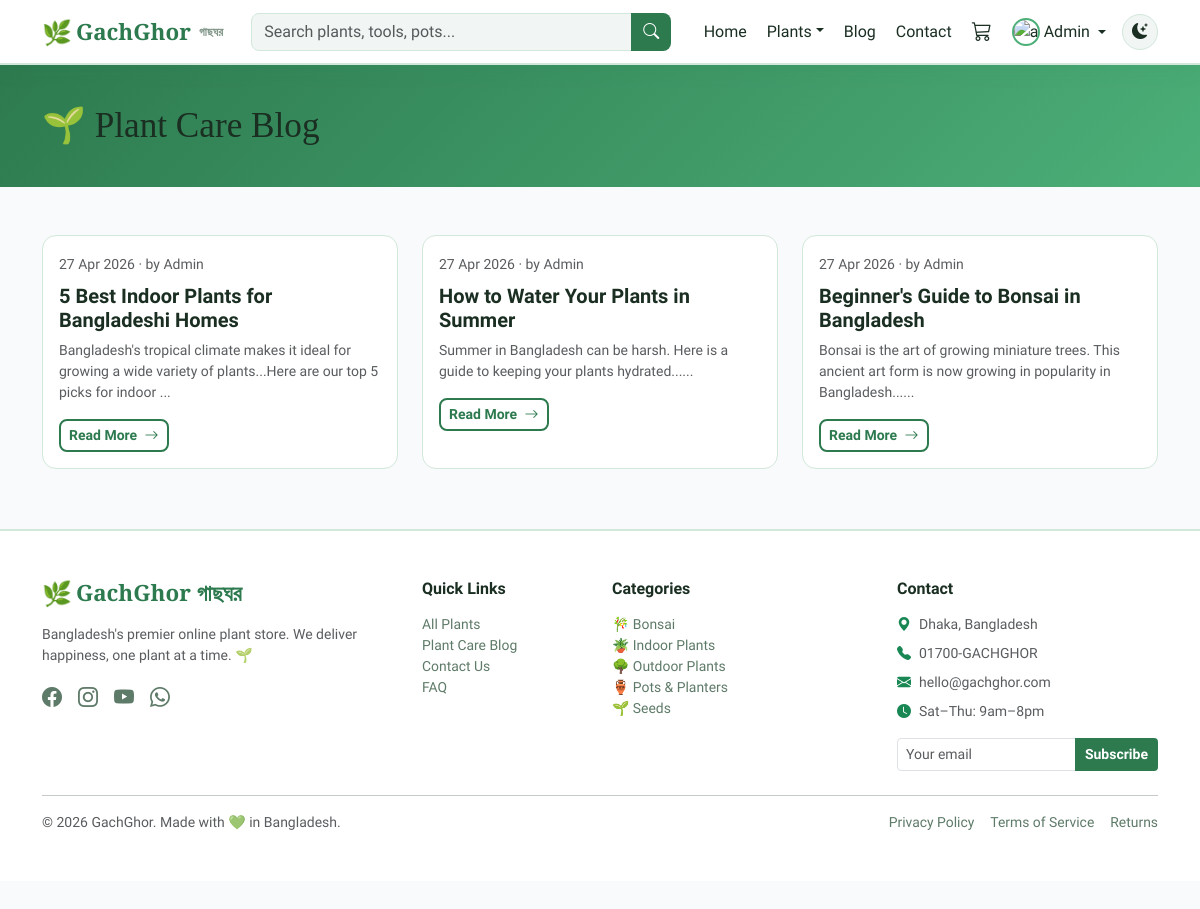
The page /frontend/blog.php (signed in) on the database its author committed.
### tables this page shows
CREATE TABLE IF NOT EXISTS blog_posts (
    id INT AUTO_INCREMENT PRIMARY KEY,
    title VARCHAR(255) NOT NULL,
    slug VARCHAR(255) UNIQUE,
    content LONGTEXT,
    image VARCHAR(255),
    author_id INT,
    is_published TINYINT(1) DEFAULT 1,
    created_at TIMESTAMP DEFAULT CURRENT_TIMESTAMP,
    FOREIGN KEY (author_id) REFERENCES users(id) ON DELETE SET NULL
);

CREATE TABLE IF NOT EXISTS users (
    id INT AUTO_INCREMENT PRIMARY KEY,
    name VARCHAR(100) NOT NULL,
    email VARCHAR(150) NOT NULL UNIQUE,
    password VARCHAR(255) NOT NULL,           
    phone VARCHAR(20),
    address TEXT,
    city VARCHAR(100),
    role ENUM('admin','customer') DEFAULT 'customer',
    avatar VARCHAR(255) DEFAULT NULL,
    is_blocked TINYINT(1) DEFAULT 0,          
    reset_token VARCHAR(255) DEFAULT NULL,
    reset_expires DATETIME DEFAULT NULL,
    created_at TIMESTAMP DEFAULT CURRENT_TIMESTAMP,
    updated_at TIMESTAMP DEFAULT CURRENT_TIMESTAMP ON UPDATE CURRENT_TIMESTAMP
);

CREATE TABLE IF NOT EXISTS categories (
    id INT AUTO_INCREMENT PRIMARY KEY,
    name VARCHAR(100) NOT NULL,
    slug VARCHAR(100) NOT NULL UNIQUE,
    icon VARCHAR(50) DEFAULT '🌿',
    description TEXT,
    created_at TIMESTAMP DEFAULT CURRENT_TIMESTAMP
);

### backend/includes/config.php (called while the page is built, shortened)
<?php
function getDB(): PDO {
    static $pdo = null;
    if ($pdo === null) {
        $dsn = "mysql:host=" . DB_HOST . ";dbname=" . DB_NAME . ";charset=" . DB_CHARSET;
        $options = [
            PDO::ATTR_ERRMODE            => PDO::ERRMODE_EXCEPTION,
            PDO::ATTR_DEFAULT_FETCH_MODE => PDO::FETCH_ASSOC,
            PDO::ATTR_EMULATE_PREPARES   => false,
        ];
        try {
            $pdo = new PDO($dsn, DB_USER, DB_PASS, $options);
        } catch (PDOException $e) {
            die('<div style="font-family:monospace;background:#fef2f2;color:#991b1b;padding:20px;border-radius:8px;margin:20px;">
                <strong>Database Connection Error:</strong><br>' . htmlspecialchars($e->getMessage()) . '<br><br>
                Please check your XAMPP MySQL server is running and the database <strong>gachghor</strong> exists.
            </div>');
        }
    }
    return $pdo;
}
function h(string $str): string {
    return htmlspecialchars($str, ENT_QUOTES, 'UTF-8');
}
function getCategories(): array {
    $db = getDB();
    $stmt = $db->query("SELECT * FROM categories ORDER BY name");
    return $stmt->fetchAll();
}

### frontend/blog.php (the view, shortened to what this page needs)
<?php
require_once __DIR__ . '/../backend/includes/config.php';
$db = getDB();
$posts = $db->query("
    SELECT b.*, u.name as author_name
    FROM blog_posts b LEFT JOIN users u ON b.author_id=u.id
    WHERE b.is_published=1 ORDER BY b.created_at DESC
")->fetchAll();
include __DIR__ . '/../backend/includes/header.php';
?>
<div class="gg-page-banner">
    <div class="container"><h1>🌱 Plant Care Blog</h1></div>
</div>
<div class="container my-5">
    <?php if(empty($posts)): ?>
    <div class="text-center py-5">
        <div style="font-size:4rem">📰</div>
        <h5 class="mt-3">No blog posts yet</h5>
    </div>
    <?php else: ?>
    <div class="row g-4">
        <?php foreach($posts as $post): ?>
        <div class="col-md-4">
            <div class="blog-card h-100">
                <div class="blog-card-body">
                    <small class="text-muted">
                        <?= date('d M Y', strtotime($post['created_at'])) ?>
                        <?php if($post['author_name']): ?> · by <?= h($post['author_name']) ?><?php endif; ?>
                    </small>
                    <h5 class="fw-bold mt-2 mb-2"><?= h($post['title']) ?></h5>
                    <p class="text-muted small"><?= h(substr(strip_tags($post['content']), 0, 120)) ?>...</p>
                    <a href="<?= SITE_URL ?>/frontend/blog-post.php?id=<?= $post['id'] ?>" class="btn gg-btn-outline-green btn-sm">
                        Read More <i class="bi bi-arrow-right ms-1"></i>
                    </a>
                </div>
            </div>
        </div>
        <?php endforeach; ?>
    </div>
    <?php endif; ?>
</div>
<?php include __DIR__ . '/../backend/includes/footer.php'; ?>

### backend/includes/footer.php (shortened to what this page needs)
</main>
<footer class="gg-footer d-none d-md-block">
    <div class="container py-5">
        <div class="row g-4">
            <div class="col-md-4">
                <h5 class="gg-logo mb-3"><span class="logo-leaf">🌿</span> GachGhor গাছঘর</h5>
                <p class="text-muted small">Bangladesh's premier online plant store. We deliver happiness, one plant at a time. 🌱</p>
                <div class="d-flex gap-3 mt-3">
                    <a href="#" class="gg-social-link"><i class="bi bi-facebook fs-5"></i></a>
                    <a href="#" class="gg-social-link"><i class="bi bi-instagram fs-5"></i></a>
                    <a href="#" class="gg-social-link"><i class="bi bi-youtube fs-5"></i></a>
                    <a href="#" class="gg-social-link"><i class="bi bi-whatsapp fs-5"></i></a>
                </div>
            </div>
            <div class="col-md-2">
                <h6 class="fw-bold mb-3">Quick Links</h6>
                <ul class="list-unstyled small">
                    <li><a href="<?= SITE_URL ?>/frontend/products.php" class="gg-footer-link">All Plants</a></li>
                    <li><a href="<?= SITE_URL ?>/frontend/blog.php" class="gg-footer-link">Plant Care Blog</a></li>
                    <li><a href="<?= SITE_URL ?>/frontend/contact.php" class="gg-footer-link">Contact Us</a></li>
                    <li><a href="<?= SITE_URL ?>/frontend/faq.php" class="gg-footer-link">FAQ</a></li>
                </ul>
            </div>
            <div class="col-md-3">
                <h6 class="fw-bold mb-3">Categories</h6>
                <ul class="list-unstyled small">
                    <?php foreach(array_slice(getCategories(), 0, 5) as $cat): ?>
                    <li><a href="<?= SITE_URL ?>/frontend/products.php?category=<?= h($cat['slug']) ?>" class="gg-footer-link"><?= h($cat['icon']) ?> <?= h($cat['name']) ?></a></li>
                    <?php endforeach; ?>
                </ul>
            </div>
            <div class="col-md-3">
                <h6 class="fw-bold mb-3">Contact</h6>
                <ul class="list-unstyled small text-muted">
                    <li class="mb-2"><i class="bi bi-geo-alt-fill text-success me-2"></i>Dhaka, Bangladesh</li>
                    <li class="mb-2"><i class="bi bi-telephone-fill text-success me-2"></i>01700-GACHGHOR</li>
                    <li class="mb-2"><i class="bi bi-envelope-fill text-success me-2"></i>hello@gachghor.com</li>
                    <li class="mb-2"><i class="bi bi-clock-fill text-success me-2"></i>Sat–Thu: 9am–8pm</li>
                </ul>
                <form class="mt-3" action="<?= SITE_URL ?>/backend/api/subscribe.php" method="POST">
                    <div class="input-group input-group-sm">
                        <input type="email" name="email" class="form-control" placeholder="Your email">
                        <button class="btn gg-btn-green" type="submit">Subscribe</button>
                    </div>
                </form>
            </div>
        </div>
        <hr class="mt-4">
        <div class="d-flex justify-content-between align-items-center small text-muted">
            <span>© <?= date('Y') ?> GachGhor. Made with 💚 in Bangladesh.</span>
            <div class="d-flex gap-3">
                <a href="#" class="gg-footer-link">Privacy Policy</a>
                <a href="#" class="gg-footer-link">Terms of Service</a>
                <a href="#" class="gg-footer-link">Returns</a>
            </div>
        </div>
    </div>
</footer>
</body>
</html>

### assets/css/style.css (style rules this page uses)
:root { --gg-green: #2d7a4f; --gg-green-light: #4caf78; --gg-green-dark: #1b5235; --gg-green-pale: #e8f5e9; --gg-accent: #f4a623; --gg-accent-dark: #d4881a; --gg-danger: #e53e3e; --gg-bg: #f9fafb; --gg-surface: #ffffff; --gg-surface-2: #f1f5f3; --gg-border: #d1e8da; --gg-text: #1a2e22; --gg-text-muted: #5e7a68; --gg-shadow: 0 4px 20px rgba(45,122,79,0.10); --gg-shadow-hover: 0 8px 30px rgba(45,122,79,0.18); --gg-radius: 14px; --gg-radius-sm: 8px; --gg-nav-height: 65px; --gg-bottom-nav: 65px; --transition: all 0.25s ease; }
*, *::before, *::after { box-sizing: border-box; }
body { font-family: 'Hind Siliguri', sans-serif; background: var(--gg-bg); color: var(--gg-text); transition: background 0.3s, color 0.3s; padding-bottom: var(--gg-bottom-nav); }
h1, h2, h3 { font-family: 'Playfair Display', serif; color: var(--gg-text); }
a { text-decoration: none; color: var(--gg-green); }
.gg-logo { font-family: 'Playfair Display', serif; font-weight: 700; font-size: 1.4rem; color: var(--gg-green) !important; display: flex; align-items: center; gap: 4px; }
.logo-leaf { font-size: 1.5rem; animation: sway 3s ease-in-out infinite; }
.gg-btn-green { background: var(--gg-green); color: #fff; border: 2px solid var(--gg-green); border-radius: var(--gg-radius-sm); font-weight: 600; transition: var(--transition); }
.gg-btn-outline-green { background: transparent; color: var(--gg-green); border: 2px solid var(--gg-green); border-radius: var(--gg-radius-sm); font-weight: 600; transition: var(--transition); }
.gg-footer { background: var(--gg-surface); border-top: 2px solid var(--gg-border); margin-top: 60px; }
.gg-footer-link { color: var(--gg-text-muted); font-size: 0.87rem; transition: var(--transition); }
.gg-social-link { color: var(--gg-text-muted); font-size: 1.3rem; transition: var(--transition); }
.gg-page-banner { background: linear-gradient(135deg, var(--gg-green) 0%, var(--gg-green-light) 100%); padding: 40px 0; color: white; margin-bottom: 40px; }
.gg-page-banner h1 { font-size: 2.2rem; margin: 0; }
.blog-card { background: var(--gg-surface); border: 1.5px solid var(--gg-border); border-radius: var(--gg-radius); overflow: hidden; transition: var(--transition); }
.blog-card-body { padding: 16px; }

### rows shown on the page
blog_posts: created_at "27 Apr 2026", author.name "Admin", title "5 Best Indoor Plants for Bangladeshi Homes", content "Bangladesh's tropical climate makes it ideal for growing a wide variety of plants...Here are our top 5 picks for indoor"
blog_posts: created_at "27 Apr 2026", author.name "Admin", title "How to Water Your Plants in Summer", content "Summer in Bangladesh can be harsh. Here is a guide to keeping your plants hydrated..."
blog_posts: created_at "27 Apr 2026", author.name "Admin", title "Beginner's Guide to Bonsai in Bangladesh", content "Bonsai is the art of growing miniature trees. This ancient art form is now growing in popularity in Bangladesh..."
categories: icon "🎋", name "Bonsai"
categories: icon "🪴", name "Indoor Plants"
categories: icon "🌳", name "Outdoor Plants"
categories: icon "🏺", name "Pots & Planters"
categories: icon "🌱", name "Seeds"

### other values the page prints
$_SESSION['user_name'] "Admin"
